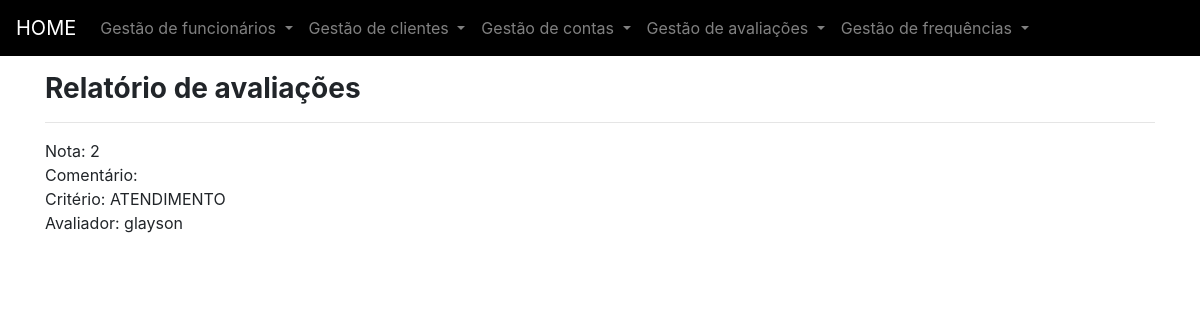
The page /avaliacoes/listar-avaliações/ on the database as committed earlier.
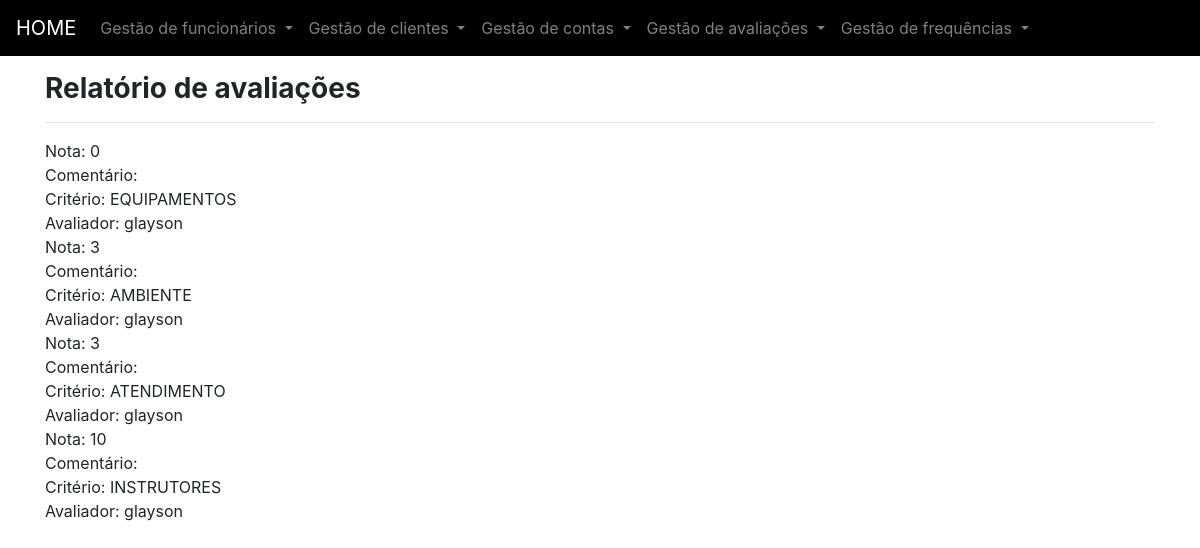
The same page on the database as committed later.
### avaliacoes/models.py (models this page shows)
class Avaliacao(models.Model):
	is_avaliado = models.BooleanField(default=False)
	nota = models.IntegerField(default = 0, blank = False, null = False)
	comentario = models.CharField('Comentario', max_length=200, null = True, blank = True)
	criterio = models.ForeignKey('Criterio', on_delete=models.CASCADE)
	avaliador = models.ForeignKey(User, on_delete=models.CASCADE, default='1') #Verificar campo Unique para avaliações
	created_at = models.DateTimeField('Criado em',auto_now_add = True)
	updated_at = models.DateTimeField('Atualizado em',auto_now = True)
	class Meta:
		constraints = [
                     models.UniqueConstraint(fields=['criterio', 'avaliador'],name='a')
                     ]
		verbose_name = "Avaliação"
		verbose_name_plural = "Avaliações"
		ordering = ['is_avaliado','nota','comentario','criterio','avaliador','created_at']

class Criterio(models.Model):
	criterio = models.CharField(choices=CRITERIO, max_length=12, default=None)
	def __str__(self):
		return self.criterio
	class Meta:
		verbose_name = "Critério"
		verbose_name_plural = "Critérios"
		ordering = ['id','criterio']

### avaliacoes/views.py (called while the page is built)
def listar_avaliacoes(request):
    avaliacoes = Avaliacao.objects.all().order_by('nota')
    template_name = 'listar-avaliacoes.html'
    context = {
        'avaliacoes': avaliacoes,
    }
    return render(request, template_name, context)

### avaliacoes/templates/listar-avaliacoes.html (shortened to what this page needs)
{% extends "base.html" %}
{% block content %}
<div class="container">
  <h3 class="font-weight-bold ">Relatório de avaliações</h3><hr/>
{% for avaliacao in avaliacoes%}
<span>Nota: {{ avaliacao.nota }}</span><br/>
<span>Comentário: {{ avaliacao.comentario }}</span><br/>
<span>Critério: {{ avaliacao.criterio }}</span><br/>
<span>Avaliador: {{ avaliacao.avaliador }}</span><br/>
{% endfor %}
</div>
{% endblock %}

### core/templates/base.html (shortened to what this page needs)
<!doctype html>
{% load static %}
<html lang="pt-br">
<head>
  <link rel="stylesheet" href="{% static 'css/bootstrap.min.css' %}" />
</head>
<body class="background-site">
  <nav class="navbar navbar-expand-lg navbar-dark fixed-top " style="background-color: #000000;">
  <a class="navbar-brand" href="{% url 'home' %}">HOME</a>
  <div class="collapse navbar-collapse "  id="conteudoNavbarSuportado">
    <ul class="navbar-nav mr-auto">
      <li class="nav-item dropdown ">
        <a class="nav-link dropdown-toggle" href="#" id="navbarDropdown" role="button" data-toggle="dropdown" aria-haspopup="true" aria-expanded="false">
          Gestão de funcionários
        </a>
      </li>
     <li class="nav-item dropdown ">
        <a class="nav-link dropdown-toggle" href="#" id="navbarDropdown" role="button" data-toggle="dropdown" aria-haspopup="true" aria-expanded="false">
          Gestão de clientes
        </a>
      </li>
      <li class="nav-item dropdown ">
        <a class="nav-link dropdown-toggle" href="#" id="navbarDropdown" role="button" data-toggle="dropdown" aria-haspopup="true" aria-expanded="false">
          Gestão de contas
        </a>
      </li>
     <li class="nav-item dropdown ">
        <a class="nav-link dropdown-toggle" href="#" id="navbarDropdown" role="button" data-toggle="dropdown" aria-haspopup="true" aria-expanded="false">
          Gestão de avaliações
        </a>
      </li>
     <li class="nav-item dropdown ">
        <a class="nav-link dropdown-toggle" href="#" id="navbarDropdown" role="button" data-toggle="dropdown" aria-haspopup="true" aria-expanded="false">
          Gestão de frequências
        </a>
      </li>
    </ul>
  </div>
</nav>
<link rel="stylesheet" href="https://cdn.jsdelivr.net/npm/bootstrap-select@1.13.9/dist/css/bootstrap-select.min.css">
<br/><br/><br/>
{% block content %} {% endblock %}
</body>
</html>

### core/templates/base.html (style rules this page uses)
.background-site { background: #FFFFFF; background-repeat: repeat; background-size:100%; }

Rows that differ between the two databases and show on the page:
removed Avaliacao: nota "2", criterio "ATENDIMENTO", avaliador "glayson"
added Avaliacao: nota "0", criterio "EQUIPAMENTOS", avaliador "glayson"
added Avaliacao: nota "3", criterio "AMBIENTE", avaliador "glayson"
added Avaliacao: nota "3", criterio "ATENDIMENTO", avaliador "glayson"
added Avaliacao: nota "10", criterio "INSTRUTORES", avaliador "glayson"
